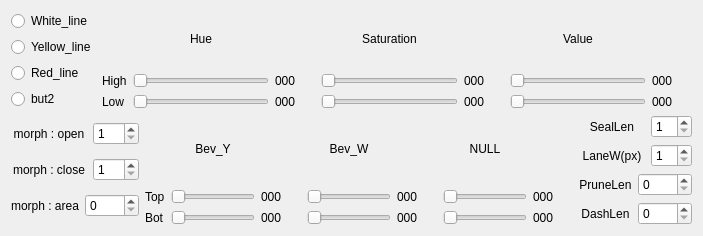
        <widget class="QWidget" name="tab">
         <attribute name="title">
          <string>Tab 1</string>
         </attribute>
         <layout class="QGridLayout" name="gridLayout_3">
          <item row="0" column="0">
           <layout class="QGridLayout" name="gridLayout_9" columnstretch="1,8">
            <item row="0" column="0">
             <layout class="QVBoxLayout" name="verticalLayout">
              <item>
               <widget class="QRadioButton" name="radioBtnWhiteLine">
                <property name="text">
                 <string>White_line</string>
                </property>
               </widget>
              </item>
              <item>
               <widget class="QRadioButton" name="radioBtnYellowLine">
                <property name="text">
                 <string>Yellow_line</string>
                </property>
               </widget>
              </item>
              <item>
               <widget class="QRadioButton" name="radioBtn1">
                <property name="text">
                 <string>Red_line</string>
                </property>
               </widget>
              </item>
              <item>
               <widget class="QRadioButton" name="radioBtn2">
                <property name="text">
                 <string>but2</string>
                </property>
               </widget>
              </item>
             </layout>
            </item>
            <item row="0" column="1">
             <layout class="QGridLayout" name="gridLayout_8">
              <item row="2" column="0">
               <widget class="QLabel" name="textLabelLow">
                <property name="text">
                 <string>Low</string>
                </property>
               </widget>
              </item>
              <item row="1" column="6">
               <widget class="QLabel" name="dispaly_Value_High">
                <property name="minimumSize">
                 <size>
                  <width>40</width>
                  <height>0</height>
                 </size>
                </property>
                <property name="text">
                 <string>000</string>
                </property>
                <property name="alignment">
                 <set>Qt::AlignmentFlag::AlignLeading|Qt::AlignmentFlag::AlignLeft|Qt::AlignmentFlag::AlignVCenter</set>
                </property>
               </widget>
              </item>
              <item row="0" column="3">
               <widget class="QLabel" name="textLabelSaturation">
                <property name="text">
                 <string>Saturation</string>
                </property>
                <property name="alignment">
                 <set>Qt::AlignmentFlag::AlignCenter</set>
                </property>
               </widget>
              </item>
              <item row="0" column="1">
               <widget class="QLabel" name="textLabelHue">
                <property name="text">
                 <string>Hue</string>
                </property>
                <property name="alignment">
                 <set>Qt::AlignmentFlag::AlignCenter</set>
                </property>
               </widget>
              </item>
              <item row="0" column="5">
               <widget class="QLabel" name="textLabelValue">
                <property name="text">
                 <string>Value</string>
                </property>
                <property name="alignment">
                 <set>Qt::AlignmentFlag::AlignCenter</set>
                </property>
               </widget>
              </item>
              <item row="1" column="3">
               <widget class="QSlider" name="sliderSaturationHigh">
                <property name="maximum">
                 <number>255</number>
                </property>
                <property name="orientation">
                 <enum>Qt::Orientation::Horizontal</enum>
                </property>
               </widget>
              </item>
              <item row="0" column="4">
               <widget class="QWidget" name="emptyWidget_3" native="true"/>
              </item>
              <item row="2" column="3">
               <widget class="QSlider" name="sliderSaturationLow">
                <property name="maximum">
                 <number>255</number>
                </property>
                <property name="orientation">
                 <enum>Qt::Orientation::Horizontal</enum>
                </property>
               </widget>
              </item>
              <item row="1" column="4">
               <widget class="QLabel" name="dispaly_Saturation_High">
                <property name="minimumSize">
                 <size>
                  <width>40</width>
                  <height>0</height>
                 </size>
                </property>
                <property name="text">
                 <string>000</string>
                </property>
                <property name="alignment">
                 <set>Qt::AlignmentFlag::AlignLeading|Qt::AlignmentFlag::AlignLeft|Qt::AlignmentFlag::AlignVCenter</set>
                </property>
               </widget>
              </item>
              <item row="1" column="2">
               <widget class="QLabel" name="dispaly_Hue_High">
                <property name="minimumSize">
                 <size>
                  <width>40</width>
                  <height>0</height>
                 </size>
                </property>
                <property name="text">
                 <string>000</string>
                </property>
                <property name="alignment">
                 <set>Qt::AlignmentFlag::AlignLeading|Qt::AlignmentFlag::AlignLeft|Qt::AlignmentFlag::AlignVCenter</set>
                </property>
               </widget>
              </item>
              <item row="2" column="6">
               <widget class="QLabel" name="dispaly_Value_Low">
                <property name="minimumSize">
                 <size>
                  <width>40</width>
                  <height>0</height>
                 </size>
                </property>
                <property name="text">
                 <string>000</string>
                </property>
                <property name="alignment">
                 <set>Qt::AlignmentFlag::AlignLeading|Qt::AlignmentFlag::AlignLeft|Qt::AlignmentFlag::AlignVCenter</set>
                </property>
               </widget>
              </item>
              <item row="0" column="0">
               <widget class="QWidget" name="emptyWidget_1" native="true"/>
              </item>
              <item row="2" column="5">
               <widget class="QSlider" name="sliderValueLow">
                <property name="maximum">
                 <number>255</number>
                </property>
                <property name="orientation">
                 <enum>Qt::Orientation::Horizontal</enum>
                </property>
               </widget>
              </item>
              <item row="0" column="6">
               <widget class="QWidget" name="emptyWidget_4" native="true"/>
              </item>
              <item row="1" column="5">
               <widget class="QSlider" name="sliderValueHigh">
                <property name="maximum">
                 <number>255</number>
                </property>
                <property name="orientation">
                 <enum>Qt::Orientation::Horizontal</enum>
                </property>
               </widget>
              </item>
              <item row="2" column="1">
               <widget class="QSlider" name="sliderHueLow">
                <property name="maximum">
                 <number>179</number>
                </property>
                <property name="orientation">
                 <enum>Qt::Orientation::Horizontal</enum>
                </property>
               </widget>
              </item>
              <item row="2" column="4">
               <widget class="QLabel" name="dispaly_Saturation_Low">
                <property name="minimumSize">
                 <size>
                  <width>40</width>
                  <height>0</height>
                 </size>
                </property>
                <property name="text">
                 <string>000</string>
                </property>
                <property name="alignment">
                 <set>Qt::AlignmentFlag::AlignLeading|Qt::AlignmentFlag::AlignLeft|Qt::AlignmentFlag::AlignVCenter</set>
                </property>
               </widget>
              </item>
              <item row="1" column="1">
               <widget class="QSlider" name="sliderHueHigh">
                <property name="maximum">
                 <number>179</number>
                </property>
                <property name="orientation">
                 <enum>Qt::Orientation::Horizontal</enum>
                </property>
               </widget>
              </item>
              <item row="1" column="0">
               <widget class="QLabel" name="textLabelHigh">
                <property name="text">
                 <string>High</string>
                </property>
               </widget>
              </item>
              <item row="0" column="2">
               <widget class="QWidget" name="emptyWidget_2" native="true"/>
              </item>
              <item row="2" column="2">
               <widget class="QLabel" name="dispaly_Hue_Low">
                <property name="minimumSize">
                 <size>
                  <width>40</width>
                  <height>0</height>
                 </size>
                </property>
                <property name="text">
                 <string>000</string>
                </property>
                <property name="alignment">
                 <set>Qt::AlignmentFlag::AlignLeading|Qt::AlignmentFlag::AlignLeft|Qt::AlignmentFlag::AlignVCenter</set>
                </property>
               </widget>
              </item>
             </layout>
            </item>
           </layout>
          </item>
          <item row="1" column="0">
           <layout class="QGridLayout" name="gridLayout_15" columnstretch="1,8,0">
            <item row="0" column="0">
             <layout class="QVBoxLayout" name="verticalLayout_2">
              <item>
               <layout class="QGridLayout" name="gridLayout_12" columnstretch="5,3">
                <item row="0" column="1">
                 <widget class="QSpinBox" name="spinMorphOpen">
                  <property name="minimum">
                   <number>1</number>
                  </property>
                  <property name="maximum">
                   <number>15</number>
                  </property>
                  <property name="singleStep">
                   <number>2</number>
                  </property>
                 </widget>
                </item>
                <item row="0" column="0">
                 <widget class="QLabel" name="textLabelMorphOpen">
                  <property name="text">
                   <string>morph : open</string>
                  </property>
                  <property name="alignment">
                   <set>Qt::AlignmentFlag::AlignCenter</set>
                  </property>
                 </widget>
                </item>
               </layout>
              </item>
              <item>
               <layout class="QGridLayout" name="gridLayout_13" columnstretch="5,3">
                <item row="0" column="0">
                 <widget class="QLabel" name="textLabelMorphClose">
                  <property name="text">
                   <string>morph : close</string>
                  </property>
                  <property name="alignment">
                   <set>Qt::AlignmentFlag::AlignCenter</set>
                  </property>
                 </widget>
                </item>
                <item row="0" column="1">
                 <widget class="QSpinBox" name="spinMorphClose">
                  <property name="minimum">
                   <number>1</number>
                  </property>
                  <property name="maximum">
                   <number>31</number>
                  </property>
                  <property name="singleStep">
                   <number>2</number>
                  </property>
                 </widget>
                </item>
               </layout>
              </item>
              <item>
               <layout class="QGridLayout" name="gridLayout_14" columnstretch="5,3,0">
                <item row="0" column="2">
                 <widget class="QSpinBox" name="spinMinArea">
                  <property name="minimum">
                   <number>0</number>
                  </property>
                  <property name="maximum">
                   <number>5000</number>
                  </property>
                  <property name="singleStep">
                   <number>1</number>
                  </property>
                 </widget>
                </item>
                <item row="0" column="1">
                 <widget class="QLabel" name="textLabelMorphArea">
                  <property name="text">
                   <string>morph : area</string>
                  </property>
                  <property name="alignment">
                   <set>Qt::AlignmentFlag::AlignCenter</set>
                  </property>
                 </widget>
                </item>
               </layout>
              </item>
             </layout>
            </item>
            <item row="0" column="1">
             <layout class="QGridLayout" name="gridLayout_11">
              <item row="0" column="6">
               <widget class="QWidget" name="emptyWidget_8" native="true"/>
              </item>
              <item row="0" column="5">
               <widget class="QLabel" name="textLabelValue_2">
                <property name="text">
                 <string>NULL</string>
                </property>
                <property name="alignment">
                 <set>Qt::AlignmentFlag::AlignCenter</set>
                </property>
               </widget>
              </item>
              <item row="0" column="4">
               <widget class="QWidget" name="emptyWidget_7" native="true"/>
              </item>
              <item row="0" column="0">
               <widget class="QWidget" name="emptyWidget_5" native="true"/>
              </item>
              <item row="1" column="4">
               <widget class="QLabel" name="dispaly_Bev_Top_W">
                <property name="minimumSize">
                 <size>
                  <width>40</width>
                  <height>0</height>
                 </size>
                </property>
                <property name="text">
                 <string>000</string>
                </property>
                <property name="alignment">
                 <set>Qt::AlignmentFlag::AlignLeading|Qt::AlignmentFlag::AlignLeft|Qt::AlignmentFlag::AlignVCenter</set>
                </property>
               </widget>
              </item>
              <item row="1" column="0">
               <widget class="QLabel" name="textLabelBev_Top">
                <property name="text">
                 <string>Top</string>
                </property>
               </widget>
              </item>
              <item row="1" column="3">
               <widget class="QSlider" name="sliderBevTopW">
                <property name="maximum">
                 <number>100</number>
                </property>
                <property name="orientation">
                 <enum>Qt::Orientation::Horizontal</enum>
                </property>
               </widget>
              </item>
              <item row="0" column="2">
               <widget class="QWidget" name="emptyWidget_6" native="true"/>
              </item>
              <item row="0" column="3">
               <widget class="QLabel" name="textLabelSaturation_2">
                <property name="text">
                 <string>Bev_W</string>
                </property>
                <property name="alignment">
                 <set>Qt::AlignmentFlag::AlignCenter</set>
                </property>
               </widget>
              </item>
              <item row="2" column="0">
               <widget class="QLabel" name="textLabelBev_Bot">
                <property name="text">
                 <string>Bot</string>
                </property>
               </widget>
              </item>
              <item row="2" column="3">
               <widget class="QSlider" name="sliderBevBotW">
                <property name="maximum">
                 <number>100</number>
                </property>
                <property name="orientation">
                 <enum>Qt::Orientation::Horizontal</enum>
                </property>
               </widget>
              </item>
              <item row="2" column="1">
               <widget class="QSlider" name="sliderBevBotY">
                <property name="maximum">
                 <number>100</number>
                </property>
                <property name="orientation">
                 <enum>Qt::Orientation::Horizontal</enum>
                </property>
               </widget>
              </item>
              <item row="2" column="5">
               <widget class="QSlider" name="NULL_Slider2">
                <property name="maximum">
                 <number>255</number>
                </property>
                <property name="orientation">
                 <enum>Qt::Orientation::Horizontal</enum>
                </property>
               </widget>
              </item>
              <item row="1" column="1">
               <widget class="QSlider" name="sliderBevTopY">
                <property name="maximum">
                 <number>100</number>
                </property>
                <property name="orientation">
                 <enum>Qt::Orientation::Horizontal</enum>
                </property>
               </widget>
              </item>
              <item row="2" column="6">
               <widget class="QLabel" name="NULL_display2">
                <property name="minimumSize">
                 <size>
                  <width>40</width>
                  <height>0</height>
                 </size>
                </property>
                <property name="text">
                 <string>000</string>
                </property>
                <property name="alignment">
                 <set>Qt::AlignmentFlag::AlignLeading|Qt::AlignmentFlag::AlignLeft|Qt::AlignmentFlag::AlignVCenter</set>
                </property>
               </widget>
              </item>
              <item row="2" column="4">
               <widget class="QLabel" name="dispaly_Bev_Bot_W">
                <property name="minimumSize">
                 <size>
                  <width>40</width>
                  <height>0</height>
                 </size>
                </property>
                <property name="text">
                 <string>000</string>
                </property>
                <property name="alignment">
                 <set>Qt::AlignmentFlag::AlignLeading|Qt::AlignmentFlag::AlignLeft|Qt::AlignmentFlag::AlignVCenter</set>
                </property>
               </widget>
              </item>
              <item row="0" column="1">
               <widget class="QLabel" name="textLabelBev_Y">
                <property name="text">
                 <string>Bev_Y</string>
                </property>
                <property name="alignment">
                 <set>Qt::AlignmentFlag::AlignCenter</set>
                </property>
               </widget>
              </item>
              <item row="2" column="2">
               <widget class="QLabel" name="dispaly_Bev_Bot_Y">
                <property name="minimumSize">
                 <size>
                  <width>40</width>
                  <height>0</height>
                 </size>
                </property>
                <property name="text">
                 <string>000</string>
                </property>
                <property name="alignment">
                 <set>Qt::AlignmentFlag::AlignLeading|Qt::AlignmentFlag::AlignLeft|Qt::AlignmentFlag::AlignVCenter</set>
                </property>
               </widget>
              </item>
              <item row="1" column="5">
               <widget class="QSlider" name="NULL_Slider1">
                <property name="maximum">
                 <number>255</number>
                </property>
                <property name="orientation">
                 <enum>Qt::Orientation::Horizontal</enum>
                </property>
               </widget>
              </item>
              <item row="1" column="6">
               <widget class="QLabel" name="NULL_display1">
                <property name="minimumSize">
                 <size>
                  <width>40</width>
                  <height>0</height>
                 </size>
                </property>
                <property name="text">
                 <string>000</string>
                </property>
                <property name="alignment">
                 <set>Qt::AlignmentFlag::AlignLeading|Qt::AlignmentFlag::AlignLeft|Qt::AlignmentFlag::AlignVCenter</set>
                </property>
               </widget>
              </item>
              <item row="1" column="2">
               <widget class="QLabel" name="dispaly_Bev_Top_Y">
                <property name="minimumSize">
                 <size>
                  <width>40</width>
                  <height>0</height>
                 </size>
                </property>
                <property name="text">
                 <string>000</string>
                </property>
                <property name="alignment">
                 <set>Qt::AlignmentFlag::AlignLeading|Qt::AlignmentFlag::AlignLeft|Qt::AlignmentFlag::AlignVCenter</set>
                </property>
               </widget>
              </item>
             </layout>
            </item>
            <item row="0" column="2">
             <layout class="QVBoxLayout" name="verticalLayout_3">
              <item>
               <layout class="QGridLayout" name="gridLayout_17" columnstretch="5,3">
                <item row="0" column="0">
                 <widget class="QLabel" name="textLabelSkel2">
                  <property name="text">
                   <string>SealLen</string>
                  </property>
                  <property name="alignment">
                   <set>Qt::AlignmentFlag::AlignCenter</set>
                  </property>
                 </widget>
                </item>
                <item row="0" column="1">
                 <widget class="QSpinBox" name="spinSkelSealLen">
                  <property name="minimum">
                   <number>1</number>
                  </property>
                  <property name="maximum">
                   <number>31</number>
                  </property>
                  <property name="singleStep">
                   <number>1</number>
                  </property>
                 </widget>
                </item>
               </layout>
              </item>
              <item>
               <layout class="QGridLayout" name="gridLayout_16" columnstretch="5,3">
                <item row="0" column="1">
                 <widget class="QSpinBox" name="spinSkelLaneW">
                  <property name="minimum">
                   <number>1</number>
                  </property>
                  <property name="maximum">
                   <number>15</number>
                  </property>
                  <property name="singleStep">
                   <number>1</number>
                  </property>
                 </widget>
                </item>
                <item row="0" column="0">
                 <widget class="QLabel" name="textLabelSkel1">
                  <property name="text">
                   <string>LaneW(px)</string>
                  </property>
                  <property name="alignment">
                   <set>Qt::AlignmentFlag::AlignCenter</set>
                  </property>
                 </widget>
                </item>
               </layout>
              </item>
              <item>
               <layout class="QGridLayout" name="gridLayout_18" columnstretch="0,0">
                <item row="0" column="0">
                 <widget class="QLabel" name="textLabelSkel3">
                  <property name="text">
                   <string>PruneLen</string>
                  </property>
                  <property name="alignment">
                   <set>Qt::AlignmentFlag::AlignCenter</set>
                  </property>
                 </widget>
                </item>
                <item row="0" column="1">
                 <widget class="QSpinBox" name="spinSkelPruneLen">
                  <property name="minimum">
                   <number>0</number>
                  </property>
                  <property name="maximum">
                   <number>5000</number>
                  </property>
                  <property name="singleStep">
                   <number>1</number>
                  </property>
                 </widget>
                </item>
               </layout>
              </item>
              <item>
               <layout class="QGridLayout" name="gridLayout_19" columnstretch="5,3">
                <item row="0" column="0">
                 <widget class="QLabel" name="textLabelSkel4">
                  <property name="text">
                   <string>DashLen</string>
                  </property>
                  <property name="alignment">
                   <set>Qt::AlignmentFlag::AlignCenter</set>
                  </property>
                 </widget>
                </item>
                <item row="0" column="1">
                 <widget class="QSpinBox" name="spinSkelDashLen">
                  <property name="minimum">
                   <number>0</number>
                  </property>
                  <property name="maximum">
                   <number>5000</number>
                  </property>
                  <property name="singleStep">
                   <number>1</number>
                  </property>
                 </widget>
                </item>
               </layout>
              </item>
             </layout>
            </item>
           </layout>
          </item>
         </layout>
        </widget>
